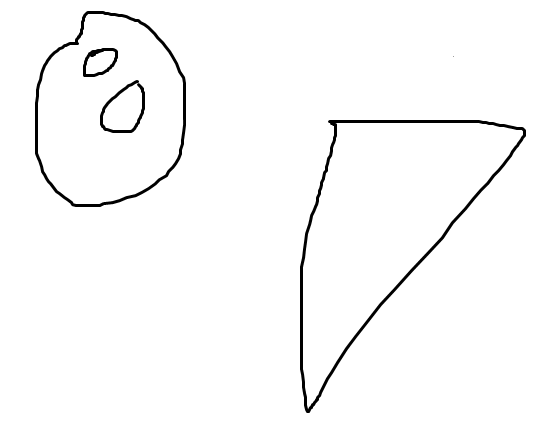
//> input picture opencv_c++/FindContours/FindContours/contour.bmp, 545 x 433 px
$ ./main   (built with g++ and OpenCV 4)
//> lines starting //> are read from the running program, lines starting //| are printed output that depends on the picture; after the words box and inside, x2 and y2 are one past the last pixel; in counts of white or black regions, pixels touching at a corner belong together
//二值图像查找并绘制轮廓

#include<iostream>
#include<opencv2\imgproc\imgproc.hpp>
#include<opencv2\highgui\highgui.hpp>

using namespace std;
using namespace cv;


int main()
{
	Mat srcImage = imread("contour.bmp", 0);   //灰度模式读入
//> srcImage is the input picture: 433 rows x 545 cols, CV_8UC1; min 0, max 255, mean 249.6
	imshow("原图", srcImage);
	Mat dstImage = Mat::zeros(srcImage.size(), CV_8UC3);
	//在三通道的dstimage上绘出彩色轮廓
	srcImage = srcImage > 128;   //取阈值大于128的一部分
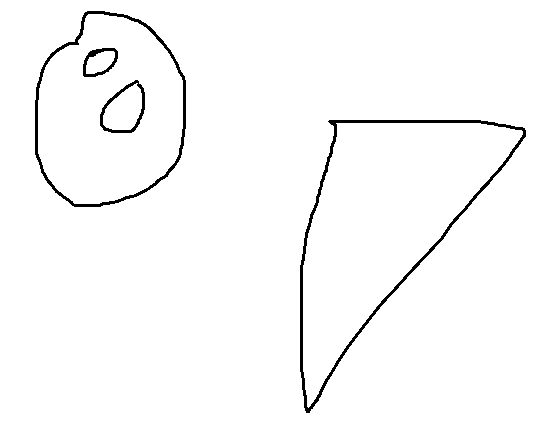
//> srcImage: 433 rows x 545 cols, CV_8UC1; 97.8% white; 4 black regions
	imshow("阈值之后的图像", srcImage);

	//cout << srcImage(Range(1, 100), Range(1, 20)) << endl;
	//这里想看下取阈值之后的是什么东西，输出全是255和0？也算是2值图像？
	vector<vector<Point>>  contours;
	vector<Vec4i> hierarchy;
	findContours(srcImage, contours, hierarchy, RETR_CCOMP, CHAIN_APPROX_SIMPLE);
//> contours = 9 contours; largest, box (x1, y1, x2, y2) and area: (0, 0, 545, 433) 235008, (299, 119, 527, 414) 32371, (303, 123, 523, 408) 29020, (34, 10, 187, 208) 23871, (38, 14, 183, 204) 21645
	int index = 0;          //很神奇的是release模式下这里会出现内存访问冲突的问题，debug模式下正常。
	for (;index >= 0;index = hierarchy[index][0])
	{
		Scalar color(255,255,255);
		drawContours(dstImage, contours, index, color, FILLED, 8, hierarchy);

	}
//> this loop made 5 passes
//> index on passes 2 to 5: 1, 2, 3, 6
//> dstImage: 433 rows x 545 cols, CV_8UC3; 97.8% white; 4 black regions, box (x1, y1, x2, y2) and area: (300, 120, 526, 413) 2588, (35, 11, 186, 207) 1714, (100, 80, 145, 133) 456, (83, 48, 118, 77) 320
//> after the loop, index = -1
	imshow("轮廓", dstImage);

	cout << contours[5];
//| [101, 48;
//|  102, 47;
//|  114, 47;
//|  118, 51;
//> (the first 4 of 43 printed lines)
	//自己画图试了一下,contours这个数据的结构是这样的。
	//轮廓1--轮廓2--轮廓3--……，然后每个轮廓都是一个向量，而向量的元素是点，这些点连起来就构成轮廓。
	waitKey(0);
	return 0;
}
